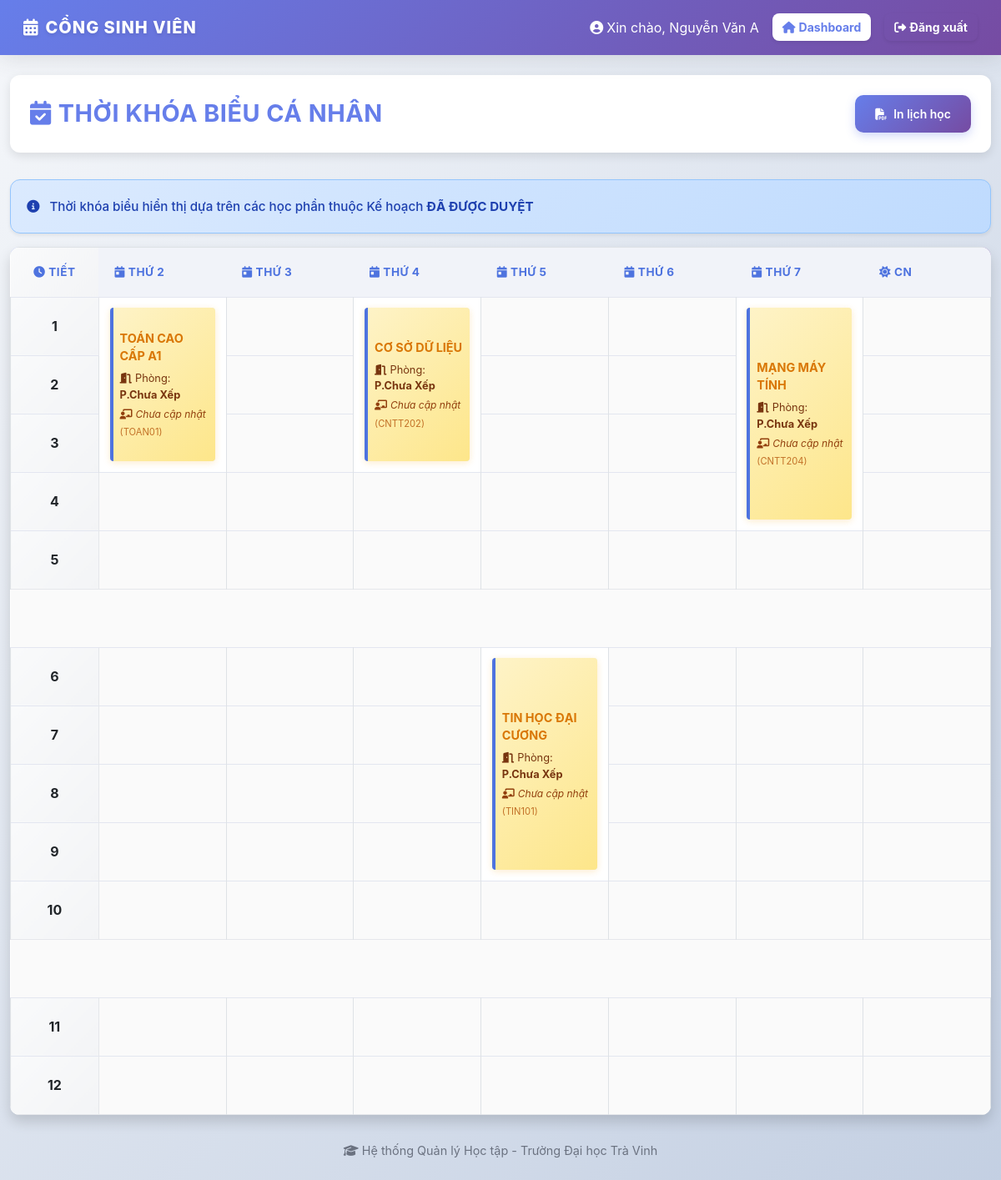
/index.php?page=student_schedule (signed in), run on the app's committed database.
### tables this page shows
CREATE TABLE `thoikhoabieu` (
  `ID_TKB` int(11) NOT NULL,
  `MaHocPhan` varchar(20) DEFAULT NULL,
  `Thu` int(11) NOT NULL,
  `TietBatDau` int(11) NOT NULL,
  `SoTiet` int(11) NOT NULL,
  `PhongHoc` varchar(50) DEFAULT NULL,
  `GiangVien` varchar(100) DEFAULT NULL
);

CREATE TABLE `hocphan` (
  `MaHocPhan` varchar(20) NOT NULL,
  `TenHocPhan` varchar(150) NOT NULL,
  `SoTinChi` int(11) NOT NULL,
  `SoTietLyThuyet` int(11) DEFAULT 0,
  `SoTietThucHanh` int(11) DEFAULT 0,
  `HocKyGoiY` int(11) DEFAULT NULL
);

### src/app/controllers/StudentController.php (called while the page is built, shortened)
<?php
require_once __DIR__ . '/../models/StudentModel.php';
class StudentController extends AuthController {
    public function schedule() {
        $model = new StudentModel();
        $tkbRaw = $model->getStudentSchedule($_SESSION['user_id']);
        $scheduleMatrix = [];
        for($thu = 2; $thu <= 8; $thu++) {
             for($tiet = 1; $tiet <= 12; $tiet++) {
                 $scheduleMatrix[$thu][$tiet] = null;
             }
        }
        if (!empty($tkbRaw)) {
            foreach ($tkbRaw as $item) {
                $thu = (int)$item['Thu'];
                $bd = (int)$item['TietBatDau'];
                $st = (int)$item['SoTiet'];
                if ($thu >= 2 && $thu <= 8 && $bd >= 1 && $bd <= 12) {
                    $scheduleMatrix[$thu][$bd] = [
                        'TenHP' => $item['TenHocPhan'],
                        'Phong' => $item['Phong'] ?? 'P.Chưa Xếp',
                        'GV' => $item['TenGiangVien'] ?? 'Chưa cập nhật',
                        'SoTiet' => $st,
                        'MaHP' => $item['MaHocPhan']
                    ];
                    for ($k = 1; $k < $st; $k++) {
                        if (($bd + $k) <= 12) $scheduleMatrix[$thu][$bd + $k] = 'skip';
                    }
                }
            }
        }
        require_once __DIR__ . '/../../views/student/schedule.php';
    }
}
?>

### src/app/models/StudentModel.php (called while the page is built, shortened)
<?php
require_once __DIR__ . '/../config/Database.php';
class StudentModel {
    private $conn;
    public function __construct() {
        $db = new Database();
        $this->conn = $db->connect();
    }
    public function getStudentSchedule($mssv) {
        $sql = "SELECT tkb.*, hp.TenHocPhan
                FROM KeHoachHocTap kh
                JOIN ChiTietKeHoach ct ON kh.ID_KeHoach = ct.ID_KeHoach
                JOIN ThoiKhoaBieu tkb ON ct.MaHocPhan = tkb.MaHocPhan
                JOIN HocPhan hp ON tkb.MaHocPhan = hp.MaHocPhan
                WHERE kh.MSSV = ?
                AND kh.TrangThai = 'DaDuyet'
                ORDER BY tkb.Thu ASC, tkb.TietBatDau ASC";
        $stmt = $this->conn->prepare($sql);
        $stmt->bind_param("s", $mssv);
        $stmt->execute();
        return $stmt->get_result()->fetch_all(MYSQLI_ASSOC);
    }
}
?>

### src/app/config/Database.php (called while the page is built, shortened)
<?php
class Database {
    private $host = "localhost";
    private $user = "root";
    private $pass = "";
    private $dbname = "ql_kehoachhoctap";
    public function connect() {
        $this->conn = null;
        try {
            $this->conn = new mysqli($this->host, $this->user, $this->pass, $this->dbname);
            $this->conn->set_charset("utf8mb4");
        } catch (Exception $e) {
            echo "Lỗi kết nối: " . $e->getMessage();
        }
        return $this->conn;
    }
}
?>

### src/views/student/schedule.php (the view, shortened to what this page needs)
<!DOCTYPE html>
<html lang="vi">
<head>
    <link href="https://cdn.jsdelivr.net/npm/bootstrap@5.3.0/dist/css/bootstrap.min.css" rel="stylesheet">
    <link href="https://cdnjs.cloudflare.com/ajax/libs/font-awesome/6.4.0/css/all.min.css" rel="stylesheet">
    <link href="assets/css/style.css" rel="stylesheet">
</head>
<body>
<nav class="navbar navbar-expand-lg navbar-dark mb-4">
    <div class="container">
        <a class="navbar-brand" href="index.php?page=dashboard">
            <i class="fas fa-calendar-alt me-2"></i>CỔNG SINH VIÊN
        </a>
        <div class="d-flex align-items-center gap-3 text-white">
            <span class="d-none d-md-block">
                <i class="fas fa-user-circle me-1"></i>Xin chào, <?php echo htmlspecialchars($_SESSION['user_name'] ?? 'Sinh viên'); ?>
            </span>
            <a href="index.php?page=dashboard" class="btn btn-sm btn-light fw-bold">
                <i class="fas fa-home me-1"></i>Dashboard
            </a>
            <a href="index.php?page=logout" class="btn btn-sm btn-outline-light fw-bold">
                <i class="fas fa-sign-out-alt me-1"></i>Đăng xuất
            </a>
        </div>
    </div>
</nav>
<div class="container pb-5">
    <div class="schedule-header">
        <h3>
            <i class="fas fa-calendar-check me-2"></i>THỜI KHÓA BIỂU CÁ NHÂN
        </h3>
        <button onclick="window.print()" class="btn btn-print btn-sm">
            <i class="fas fa-file-pdf me-2"></i>In lịch học
        </button>
    </div>
    <div class="alert alert-info shadow-sm">
        <small>
            <i class="fas fa-info-circle me-2"></i>
            Thời khóa biểu hiển thị dựa trên các học phần thuộc Kế hoạch <b>ĐÃ ĐƯỢC DUYỆT</b>
        </small>
    </div>
    <div class="card shadow">
        <div class="card-body p-0">
            <div class="table-responsive">
                <table class="table table-bordered table-schedule mb-0">
                    <thead>
                        <tr>
                            <th class="tiet-col">
                                <i class="fas fa-clock me-1"></i>Tiết
                            </th>
                            <th width="13%">
                                <i class="fas fa-calendar-day me-1"></i>Thứ 2
                            </th>
                            <th width="13%">
                                <i class="fas fa-calendar-day me-1"></i>Thứ 3
                            </th>
                            <th width="13%">
                                <i class="fas fa-calendar-day me-1"></i>Thứ 4
                            </th>
                            <th width="13%">
                                <i class="fas fa-calendar-day me-1"></i>Thứ 5
                            </th>
                            <th width="13%">
                                <i class="fas fa-calendar-day me-1"></i>Thứ 6
                            </th>
                            <th width="13%">
                                <i class="fas fa-calendar-day me-1"></i>Thứ 7
                            </th>
                            <th width="13%">
                                <i class="fas fa-sun me-1"></i>CN
                            </th>
                        </tr>
                    </thead>
                    <tbody>
                        <?php
                        for ($tiet = 1; $tiet <= 12; $tiet++):
                        ?>
                        <tr>
                            <td class="tiet-col"><?php echo $tiet; ?></td>
                            <?php
                            for ($thu = 2; $thu <= 8; $thu++):
                                $cell = $scheduleMatrix[$thu][$tiet] ?? null;
                                if ($cell === 'skip') {
                                    continue;
                                }
                                if (is_array($cell)) {
                                    ?>
                                    <td rowspan="<?php echo $cell['SoTiet']; ?>" class="p-1">
                                        <div class="bg-class">
                                            <div class="course-name">
                                                <?php echo htmlspecialchars($cell['TenHP']); ?>
                                            </div>
                                            <div class="course-room">
                                                <i class="fas fa-door-open me-1"></i>Phòng: <span class="fw-bold"><?php echo htmlspecialchars($cell['Phong']); ?></span>
                                            </div>
                                            <div class="course-teacher">
                                                <i class="fas fa-chalkboard-user me-1"></i><?php echo htmlspecialchars($cell['GV']); ?>
                                            </div>
                                            <div class="course-code">
                                                (<?php echo htmlspecialchars($cell['MaHP']); ?>)
                                            </div>
                                        </div>
                                    </td>
                                    <?php
                                }
                                else {
                                    echo "<td></td>";
                                }
                            endfor;
                            ?>
                        </tr>
                        <?php if ($tiet == 5 || $tiet == 10): ?>
                            <tr class="separator-row"><td colspan="8"></td></tr>
                        <?php endif; ?>
                        <?php endfor; ?>
                    </tbody>
                </table>
            </div>
        </div>
    </div>
    <div class="schedule-footer">
        <i class="fas fa-graduation-cap me-1"></i>Hệ thống Quản lý Học tập - Trường Đại học Trà Vinh
    </div>
</div>
</body>
</html>

### src/assets/css/style.css (style rules this page uses)
:root { --primary-color: #4e73df; --primary-dark: #224abe; --secondary-color: #858796; --success-color: #1cc88a; --info-color: #36b9cc; --warning-color: #f6c23e; --danger-color: #e74a3b; --light-bg: #f8f9fc; --dark-text: #5a5c69; --white: #ffffff; --shadow-sm: 0 0.125rem 0.25rem rgba(0, 0, 0, 0.075); --shadow-md: 0 0.15rem 1.75rem 0 rgba(58, 59, 69, 0.15); }
body { font-family: 'Nunito', -apple-system, BlinkMacSystemFont, "Segoe UI", Roboto, "Helvetica Neue", Arial, sans-serif; background-color: var(--light-bg); color: var(--dark-text); font-size: 1rem; font-weight: 400; line-height: 1.5; }
a { text-decoration: none; transition: all 0.2s ease; }
.navbar { background: linear-gradient(90deg, var(--primary-color) 10%, var(--primary-dark) 100%); box-shadow: var(--shadow-md); padding: 0.8rem 1rem; }
.navbar-brand { font-weight: 800; letter-spacing: 1px; font-size: 1.25rem; color: var(--white) !important; text-transform: uppercase; }
.card { background-color: var(--white); border: none; border-radius: 0.75rem; box-shadow: var(--shadow-md); transition: transform 0.2s ease-in-out; margin-bottom: 1.5rem; }
.table { margin-bottom: 0; color: var(--dark-text); }
.table thead th { background-color: #f1f3f9; color: var(--primary-color); font-weight: 700; border-bottom: 2px solid #e3e6f0; text-transform: uppercase; font-size: 0.85rem; vertical-align: middle; }
.table tbody td { vertical-align: middle; border-top: 1px solid #e3e6f0; padding: 1rem 0.75rem; }
.btn { font-weight: 600; border-radius: 0.35rem; padding: 0.375rem 0.75rem; box-shadow: var(--shadow-sm); transition: all 0.2s; }
.bg-class { background-color: #e3f2fd; border-left: 4px solid var(--primary-color); padding: 8px; border-radius: 4px; text-align: left; font-size: 0.85rem; transition: transform 0.2s; }

### data on the page
thoikhoabieu: MaHocPhan.TenHocPhan "TOÁN CAO CẤP A1", Phong "P.Chưa Xếp", GV "Chưa cập nhật", MaHocPhan "TOAN01"
thoikhoabieu: MaHocPhan.TenHocPhan "CƠ SỞ DỮ LIỆU", Phong "P.Chưa Xếp", GV "Chưa cập nhật", MaHocPhan "CNTT202"
thoikhoabieu: MaHocPhan.TenHocPhan "MẠNG MÁY TÍNH", Phong "P.Chưa Xếp", GV "Chưa cập nhật", MaHocPhan "CNTT204"
thoikhoabieu: MaHocPhan.TenHocPhan "TIN HỌC ĐẠI CƯƠNG", Phong "P.Chưa Xếp", GV "Chưa cập nhật", MaHocPhan "TIN101"

### other printed values
$_SESSION['user_name'] "Nguyễn Văn A"
